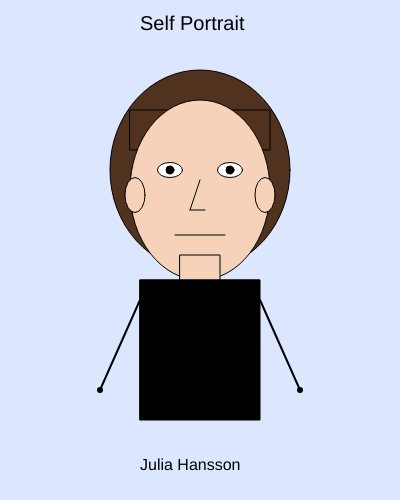
Frame 1 (no input)
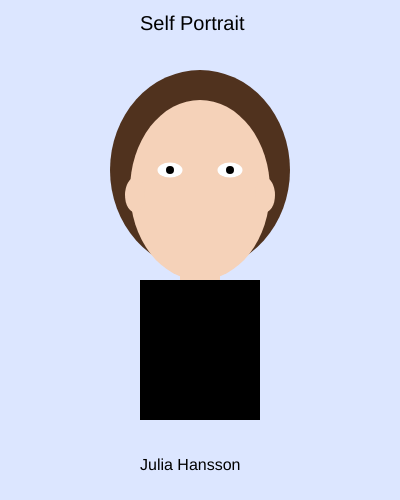
Frame 60 (no input)
Frame 120 (the mouse pressed at the canvas centre since frame 60): identical to frame 60, image omitted

The p5.js sketch that drew these frames (run headless with seeded random() and noise() and a simulated clock; from frame 60 on, the mouse is pressed at the canvas centre):

// p5.js sketch
// ── sketch.js
function setup() {
  createCanvas(400, 500);
  background(220, 230, 255);
}

function draw() {
  background(220, 230, 255);

  // title
  fill(0);
  textSize(20);
  text("Self Portrait", 140, 30);

  // hair (base)
  fill(80, 50, 30);
  ellipse(200, 170, 180, 200);

  // hair
  rect(130, 110, 140, 40);

  // face
  fill(245, 210, 185);
  ellipse(200, 190, 140, 180);

  // eyes
  fill(255);
  ellipse(170, 170, 25, 15);
  ellipse(230, 170, 25, 15);

  fill(0);
  ellipse(170, 170, 8, 8);
  ellipse(230, 170, 8, 8);

  // nose
  line(200, 180, 190, 210);
  line(190, 210, 205, 210);

  // mouth
  line(175, 235, 225, 235);

  // ears
  fill(245, 210, 185);
  ellipse(135, 195, 20, 35);
  ellipse(265, 195, 20, 35);

  // neck
  rect(180, 255, 40, 40);

  // shirt (black)
  fill(0);
  rect(140, 280, 120, 140);

  // shoulders
  triangle(140, 280, 260, 280, 200, 350);

  // arms
  strokeWeight(2);
  line(140, 300, 100, 390);
  line(260, 300, 300, 390);

  // hands 
  strokeWeight(6);
  point(100, 390);
  point(300, 390);

  // name
  noStroke();
  fill(0);
  textSize(16);
  text("Julia Hansson", 140, 470);
}
